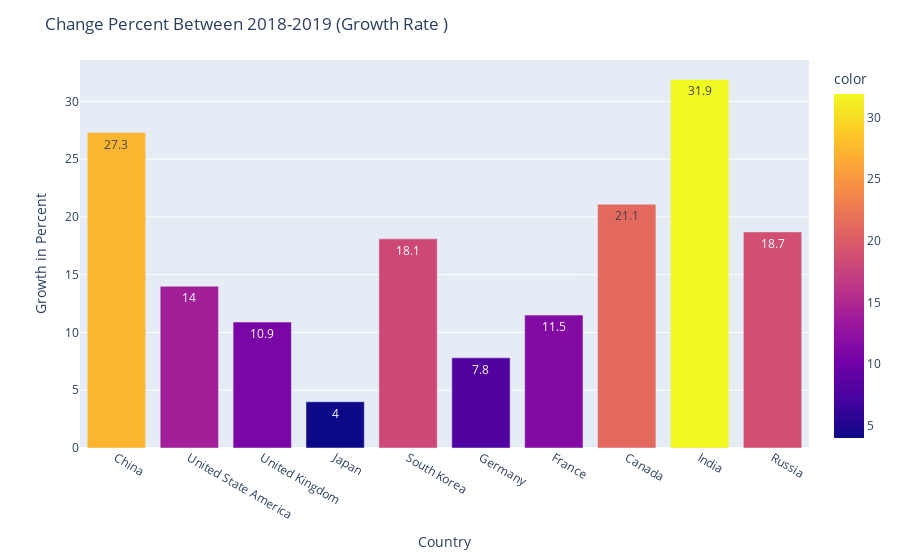

The cell this chart's notebook holds for it:
### Code cell
import plotly.express as px
TopEcomContriesX1=TopEcomContries['Country ']
TopEcomContriesY1=TopEcomContries['Change in Percent ']
fig=px.bar(x=TopEcomContriesX1,y=TopEcomContriesY1,color=TopEcomContriesY1,text=TopEcomContriesY1)
fig.update_layout(title="Change Percent Between 2018-2019 (Growth Rate )",xaxis_title='Country',yaxis_title='Growth in Percent')
fig.show()

### Figure 1 — Plotly figure (JSON) as saved in the notebook; plotly's stock layout.template omitted (floating-point values rounded to 4 significant figures)
{"data": [{"alignmentgroup": "True", "hovertemplate": "x=%{x}<br>y=%{y}<br>text=%{text}<br>color=%{marker.color}<extra></extra>", "legendgroup": "", "marker": {"color": [27.3, 14, 10.9, 4, 18.1, 7.8, 11.5, 21.1, 31.9, 18.7], "coloraxis": "coloraxis"}, "name": "", "offsetgroup": "", "orientation": "v", "showlegend": false, "text": [27.3, 14, 10.9, 4, 18.1, 7.8, 11.5, 21.1, 31.9, 18.7], "textposition": "auto", "type": "bar", "x": ["China", "United State America", "United Kingdom ", "Japan", "South Korea ", "Germany", "France ", "Canada", "India", "Russia"], "xaxis": "x", "y": [27.3, 14, 10.9, 4, 18.1, 7.8, 11.5, 21.1, 31.9, 18.7], "yaxis": "y"}], "layout": {"barmode": "relative", "coloraxis": {"colorbar": {"title": {"text": "color"}}, "colorscale": [[0, "#0d0887"], [0.1111, "#46039f"], [0.2222, "#7201a8"], [0.3333, "#9c179e"], [0.4444, "#bd3786"], [0.5556, "#d8576b"], [0.6667, "#ed7953"], [0.7778, "#fb9f3a"], [0.8889, "#fdca26"], [1, "#f0f921"]]}, "legend": {"tracegroupgap": 0}, "margin": {"t": 60}, "title": {"text": "Change Percent Between 2018-2019 (Growth Rate )"}, "xaxis": {"anchor": "y", "domain": [0, 1], "title": {"text": "Country"}}, "yaxis": {"anchor": "x", "domain": [0, 1], "title": {"text": "Growth in Percent"}}}}
